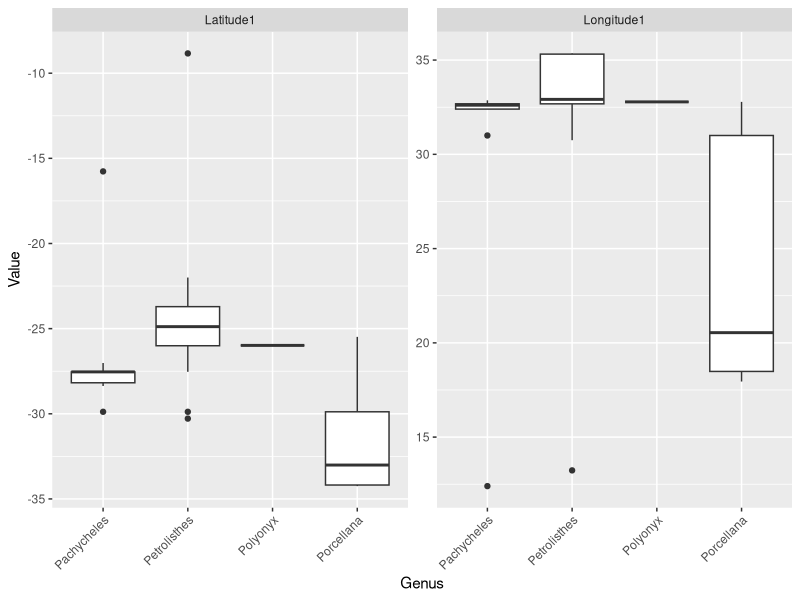

Reproduce this figure in R.
## ---- chunk 1
knitr::opts_chunk$set(echo = TRUE)
## ---- chunk 2
library(tidyverse)
library(readr)
library(readxl)

data <- bind_cols(read_xlsx("Data/Copy_raw_Porcelain_family_data.xlsx", range = "A1:H71"),
                  read_xlsx("Data/Copy_raw_Porcelain_family_data.xlsx", range = "K1:K71"),
                  read_xlsx("Data/Copy_raw_Porcelain_family_data.xlsx", range = "S1:T71")) %>%
  
  pivot_longer( cols = c(Latitude1, Longitude1), names_to= "Variable",
             values_to = "Value")   %>%

ggplot() +
  geom_boxplot(aes(y = Value, x = Genus)) +
  theme(axis.text.x = element_text(angle = 45, hjust = 1)) +
  facet_wrap(vars( Variable), scales = "free") 
 
data

